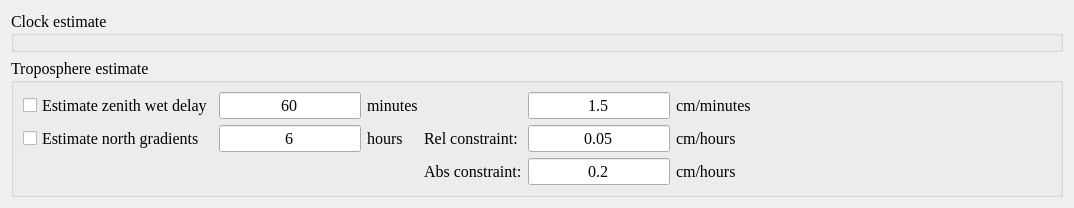
      <widget class="QWidget" name="page_est_clktrp">
       <layout class="QVBoxLayout" name="verticalLayout_21">
        <item>
         <widget class="QGroupBox" name="groupBox_6">
          <property name="sizePolicy">
           <sizepolicy hsizetype="Preferred" vsizetype="Preferred">
            <horstretch>0</horstretch>
            <verstretch>0</verstretch>
           </sizepolicy>
          </property>
          <property name="font">
           <font>
            <family>Times New Roman</family>
            <pointsize>12</pointsize>
            <weight>50</weight>
            <bold>false</bold>
           </font>
          </property>
          <property name="title">
           <string>Clock estimate</string>
          </property>
          <widget class="QWidget" name="layoutWidget1">
           <property name="geometry">
            <rect>
             <x>20</x>
             <y>40</y>
             <width>1071</width>
             <height>51</height>
            </rect>
           </property>
           <layout class="QHBoxLayout" name="horizontalLayout_35">
            <item>
             <widget class="QCheckBox" name="checkBox_est_clk">
              <property name="text">
               <string>Estimate Clock</string>
              </property>
             </widget>
            </item>
            <item>
             <spacer name="horizontalSpacer_38">
              <property name="orientation">
               <enum>Qt::Horizontal</enum>
              </property>
              <property name="sizeHint" stdset="0">
               <size>
                <width>40</width>
                <height>20</height>
               </size>
              </property>
             </spacer>
            </item>
            <item>
             <layout class="QHBoxLayout" name="horizontalLayout_22">
              <item>
               <widget class="QLineEdit" name="lineEdit_clk_interval">
                <property name="text">
                 <string>60</string>
                </property>
                <property name="alignment">
                 <set>Qt::AlignCenter</set>
                </property>
               </widget>
              </item>
              <item>
               <widget class="QLabel" name="label_20">
                <property name="text">
                 <string>minutes</string>
                </property>
               </widget>
              </item>
             </layout>
            </item>
            <item>
             <spacer name="horizontalSpacer_39">
              <property name="orientation">
               <enum>Qt::Horizontal</enum>
              </property>
              <property name="sizeHint" stdset="0">
               <size>
                <width>40</width>
                <height>20</height>
               </size>
              </property>
             </spacer>
            </item>
            <item>
             <layout class="QHBoxLayout" name="horizontalLayout_21">
              <item>
               <widget class="QLineEdit" name="lineEdit_clk_constr">
                <property name="text">
                 <string>1.3</string>
                </property>
                <property name="alignment">
                 <set>Qt::AlignCenter</set>
                </property>
               </widget>
              </item>
              <item>
               <widget class="QLabel" name="label_21">
                <property name="text">
                 <string>cm/minutes</string>
                </property>
               </widget>
              </item>
             </layout>
            </item>
            <item>
             <spacer name="horizontalSpacer_37">
              <property name="orientation">
               <enum>Qt::Horizontal</enum>
              </property>
              <property name="sizeHint" stdset="0">
               <size>
                <width>40</width>
                <height>20</height>
               </size>
              </property>
             </spacer>
            </item>
            <item>
             <layout class="QHBoxLayout" name="horizontalLayout_20">
              <item>
               <widget class="QLabel" name="label_26">
                <property name="text">
                 <string>Polynomial Num:</string>
                </property>
               </widget>
              </item>
              <item>
               <widget class="QComboBox" name="comboBox_clk_order">
                <item>
                 <property name="text">
                  <string>0</string>
                 </property>
                </item>
                <item>
                 <property name="text">
                  <string>1</string>
                 </property>
                </item>
                <item>
                 <property name="text">
                  <string>2</string>
                 </property>
                </item>
                <item>
                 <property name="text">
                  <string>3</string>
                 </property>
                </item>
                <item>
                 <property name="text">
                  <string>4</string>
                 </property>
                </item>
                <item>
                 <property name="text">
                  <string>5</string>
                 </property>
                </item>
               </widget>
              </item>
             </layout>
            </item>
           </layout>
          </widget>
          <widget class="QWidget" name="layoutWidget">
           <property name="geometry">
            <rect>
             <x>20</x>
             <y>110</y>
             <width>271</width>
             <height>29</height>
            </rect>
           </property>
           <layout class="QHBoxLayout" name="horizontalLayout_60">
            <item>
             <widget class="QCheckBox" name="checkBox_est_blclk">
              <property name="text">
               <string>Estimate baseline Clock</string>
              </property>
             </widget>
            </item>
            <item>
             <widget class="QPushButton" name="pushButton_est_clearblclk">
              <property name="text">
               <string>clear</string>
              </property>
             </widget>
            </item>
           </layout>
          </widget>
         </widget>
        </item>
        <item>
         <widget class="QGroupBox" name="groupBox_7">
          <property name="sizePolicy">
           <sizepolicy hsizetype="Preferred" vsizetype="Preferred">
            <horstretch>0</horstretch>
            <verstretch>0</verstretch>
           </sizepolicy>
          </property>
          <property name="font">
           <font>
            <family>Times New Roman</family>
            <pointsize>12</pointsize>
            <weight>50</weight>
            <bold>false</bold>
           </font>
          </property>
          <property name="title">
           <string>Troposphere estimate</string>
          </property>
          <layout class="QHBoxLayout" name="horizontalLayout_23">
           <item>
            <layout class="QGridLayout" name="gridLayout_4">
             <item row="0" column="0">
              <widget class="QCheckBox" name="checkBox_est_wet">
               <property name="text">
                <string>Estimate zenith wet delay</string>
               </property>
              </widget>
             </item>
             <item row="0" column="1">
              <widget class="QLineEdit" name="lineEdit_wet_interval">
               <property name="text">
                <string>60</string>
               </property>
               <property name="alignment">
                <set>Qt::AlignCenter</set>
               </property>
              </widget>
             </item>
             <item row="0" column="2">
              <widget class="QLabel" name="label_27">
               <property name="text">
                <string>minutes</string>
               </property>
              </widget>
             </item>
             <item row="0" column="4">
              <widget class="QLineEdit" name="lineEdit_wet_constr">
               <property name="text">
                <string>1.5</string>
               </property>
               <property name="alignment">
                <set>Qt::AlignCenter</set>
               </property>
              </widget>
             </item>
             <item row="0" column="5">
              <widget class="QLabel" name="label_31">
               <property name="text">
                <string>cm/minutes</string>
               </property>
              </widget>
             </item>
             <item row="1" column="0">
              <widget class="QCheckBox" name="checkBox_est_grad">
               <property name="text">
                <string>Estimate north gradients</string>
               </property>
              </widget>
             </item>
             <item row="1" column="1">
              <widget class="QLineEdit" name="lineEdit_grad_interval">
               <property name="text">
                <string>6</string>
               </property>
               <property name="alignment">
                <set>Qt::AlignCenter</set>
               </property>
              </widget>
             </item>
             <item row="1" column="2">
              <widget class="QLabel" name="label_32">
               <property name="text">
                <string>hours</string>
               </property>
              </widget>
             </item>
             <item row="1" column="3">
              <widget class="QLabel" name="label_10">
               <property name="text">
                <string>Rel constraint:</string>
               </property>
              </widget>
             </item>
             <item row="1" column="4">
              <widget class="QLineEdit" name="lineEdit_grad_relconstr">
               <property name="text">
                <string>0.05</string>
               </property>
               <property name="alignment">
                <set>Qt::AlignCenter</set>
               </property>
              </widget>
             </item>
             <item row="1" column="5">
              <widget class="QLabel" name="label_33">
               <property name="text">
                <string>cm/hours</string>
               </property>
              </widget>
             </item>
             <item row="2" column="3">
              <widget class="QLabel" name="label_16">
               <property name="text">
                <string>Abs constraint:</string>
               </property>
              </widget>
             </item>
             <item row="2" column="4">
              <widget class="QLineEdit" name="lineEdit_grad_absconstr">
               <property name="text">
                <string>0.2</string>
               </property>
               <property name="alignment">
                <set>Qt::AlignCenter</set>
               </property>
              </widget>
             </item>
             <item row="2" column="5">
              <widget class="QLabel" name="label_34">
               <property name="text">
                <string>cm/hours</string>
               </property>
              </widget>
             </item>
            </layout>
           </item>
           <item>
            <spacer name="horizontalSpacer_10">
             <property name="orientation">
              <enum>Qt::Horizontal</enum>
             </property>
             <property name="sizeType">
              <enum>QSizePolicy::Fixed</enum>
             </property>
             <property name="sizeHint" stdset="0">
              <size>
               <width>300</width>
               <height>20</height>
              </size>
             </property>
            </spacer>
           </item>
          </layout>
         </widget>
        </item>
       </layout>
      </widget>
